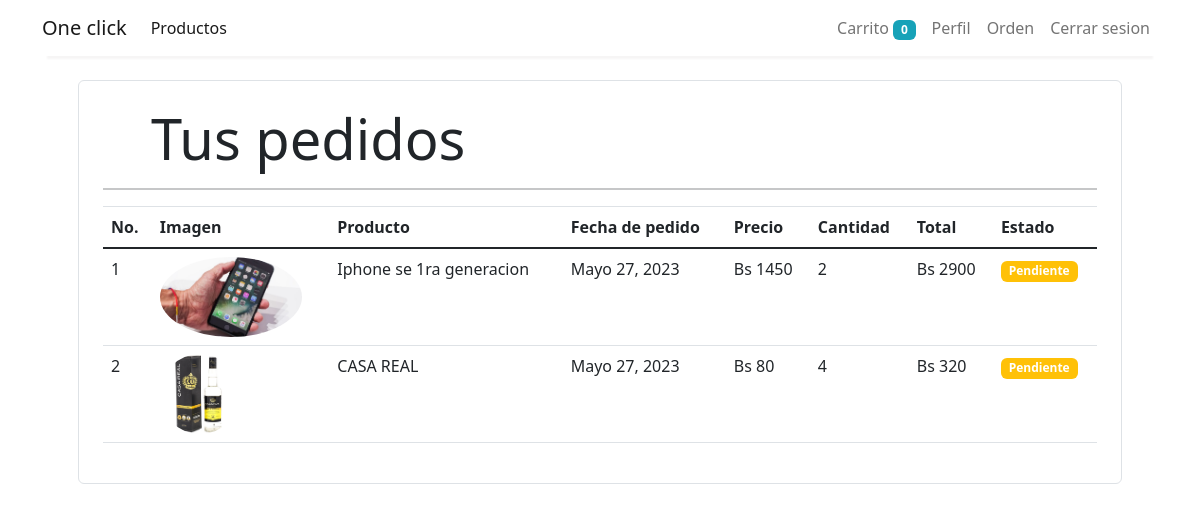
Screenshot of /orders (signed in) with the database file from the repository.
### store/models/orders.py (models this page shows, shortened)
class Order(models.Model):
    product = models.ForeignKey(Product,
                                on_delete=models.CASCADE)
    customer = models.ForeignKey(Customer,
                                 on_delete=models.CASCADE)
    quantity = models.IntegerField(default=1)
    price = models.IntegerField()
    address = models.CharField(max_length=50, default='', blank=True)
    phone = models.CharField(max_length=50, default='', blank=True)
    date = models.DateField(default=datetime.datetime.today)
    status = models.BooleanField(default=False)
    @staticmethod
    def get_orders_by_customer(customer_id):
        return Order.objects.filter(customer=customer_id).order_by('-date')
    def __str__(self) -> str:
        return "Producto: {0}, Precio: {1} Bs, Cantidad: {2}".format(self.product.name, self.price, self.quantity)

### store/models/product.py (models this page shows, shortened)
class Product(models.Model):
    name = models.CharField(max_length=50)
    price = models.IntegerField(default=0)
    category = models.ForeignKey(Category, on_delete=models.CASCADE, default=1)
    description = models.CharField(max_length=200, default='' , null=True , blank=True)
    image = models.ImageField(default='uploads/products/img_defecto_p.jpg',upload_to='uploads/products/')
    stock = models.BooleanField(default=True)

### store/middlewares/auth.py (the view)
    def middleware(request):
        print(request.session.get('customer'))
        returnUrl = request.META['PATH_INFO']
        print(request.META['PATH_INFO'])
        if not request.session.get('customer'):
           return redirect(f'login?return_url={returnUrl}')
        response = get_response(request)
        return response

### store/templatetags/custom_filter.py (called while the page is built)
@register.filter(name='currency')
def currency(number):
    return "Bs "+str(number)

@register.filter(name='multiply')
def multiply(number , number1):
    return number * number1

### store/views/orders.py (called while the page is built)
    def get(self , request ):
        customer = request.session.get('customer')
        orders = Order.get_orders_by_customer(customer)
        print(orders)
        return render(request , 'orders.html'  , {'orders' : orders})

### store/templates/orders.html
{% extends 'base.html' %}
{% block content %}
{% load cart %}
{% load custom_filter %}
<div class="container">
   <div class="border rounded p-4 m-4">
        <p class="display-4 pl-4 ml-4">Tus pedidos</p>
        <hr>
        <table class="table">
            <thead>
                <tr>
                    <th>No.</th>
                    <th>Imagen</th>
                    <th>Producto</th>
                    <th>Fecha de pedido</th>
                    <th>Precio</th>
                    <th>Cantidad</th>
                    <th>Total</th>
                    <th>Estado</th>
                </tr>
            </thead>
            <tbody>
                {% for order in orders %}
                <tr>
                    <td>{{forloop.counter}}</td>
                    <td><img style="height: 80px;" class="rounded-circle" src="{{order.product.image.url}}" alt=""></td>
                    <td>{{order.product.name}}</td>
                    <td>{{order.date}}</td>
                    <td>{{order.price|currency}}</td>
                    <td>{{order.quantity}}</td>
                    <td>{{order.quantity|multiply:order.price|currency}}</td>
                    {% if order.status %}
                    <td><small class="badge badge-success">Entregado</small></td>
                    {%else%}
                    <td><small class="badge badge-warning">Pendiente</small></td>
                    {% endif %}
                </tr>
                {% endfor %}
            </tbody>
        </table>
   </div>
</div>
{% endblock %}

### rows the page displays
Order: product.image (picture), product.name "Iphone se 1ra generacion", date "Mayo 27, 2023", price "Bs 1450", quantity "2", quantity|multiply "Bs 2900", status "Pendiente"
Order: product.image (picture), product.name "CASA REAL", date "Mayo 27, 2023", price "Bs 80", quantity "4", quantity|multiply "Bs 320", status "Pendiente"

### other values shown
{{ request.session.cart.keys|length }} "0"
